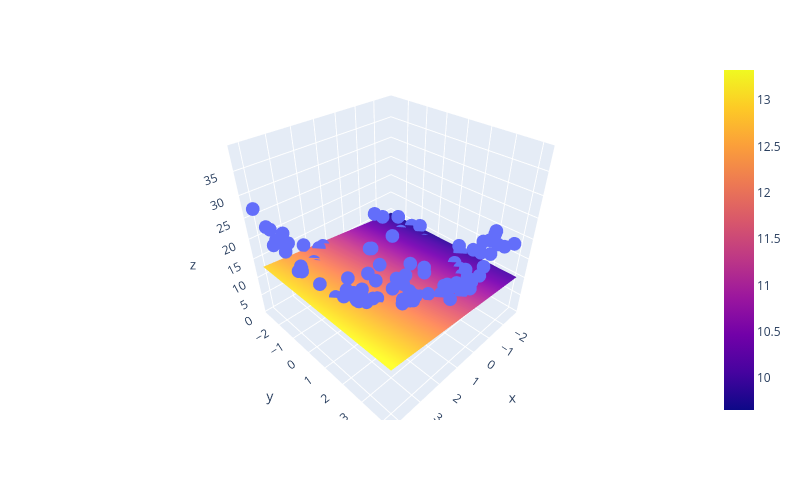

The cell this chart's notebook holds for it:
### Code cell
import plotly.graph_objects as go
fig = px.scatter_3d(x=x.ravel(), y=y.ravel(), z=z.ravel())
fig.update_layout(height=500, width=800)
fig.add_trace(go.Surface(x=x_input, y=y_input, z=z_final))
fig.show()

### Figure 1 — Plotly figure (JSON) as saved in the notebook; plotly's stock layout.template omitted (floating-point values rounded to 4 significant figures; data arrays with more than 128 entries replaced by an {"elided": "..."} marker saying what was removed)
{"data": [{"hovertemplate": "x=%{x}<br>y=%{y}<br>z=%{z}<extra></extra>", "legendgroup": "", "marker": {"color": "#636efa", "symbol": "circle"}, "mode": "markers", "name": "", "scene": "scene", "showlegend": false, "type": "scatter3d", "x": {"elided": "200 float values"}, "y": {"elided": "200 float values"}, "z": {"elided": "200 float values"}}, {"type": "surface", "x": [-2.765, -2.401, -2.036, -1.671, -1.306, -0.9417, -0.577, -0.2122, 0.1525, 0.5172, 0.882, 1.247, 1.611, 1.976, 2.341, 2.706, 3.07, 3.435, 3.8, 4.165], "y": [-2.778, -2.412, -2.047, -1.682, -1.316, -0.9508, -0.5854, -0.22, 0.1454, 0.5107, 0.8761, 1.241, 1.607, 1.972, 2.338, 2.703, 3.068, 3.434, 3.799, 4.164], "z": {"elided": "20x20 float values"}}], "layout": {"height": 500, "legend": {"tracegroupgap": 0}, "margin": {"t": 60}, "scene": {"domain": {"x": [0, 1], "y": [0, 1]}, "xaxis": {"title": {"text": "x"}}, "yaxis": {"title": {"text": "y"}}, "zaxis": {"title": {"text": "z"}}}, "width": 800}}
